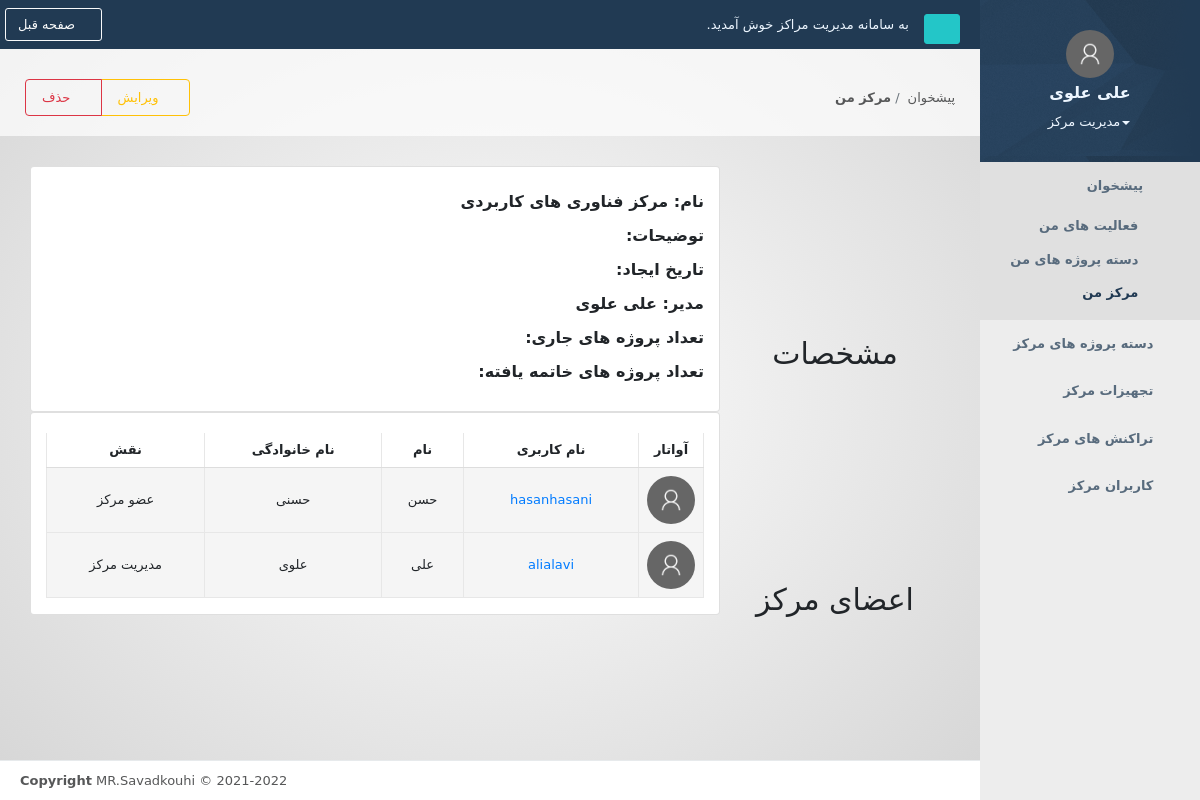
The page /mycenter (signed in) on the database its author committed.
### accounts/models.py (models this page shows, shortened)
class Profile(models.Model):
    user = models.OneToOneField(to=User, on_delete=models.CASCADE, verbose_name='کاربر')
    avatar = models.ImageField(upload_to=get_avatar_directory_path, verbose_name='Avatar', max_length=255, blank=True,
                               null=True)
    created_at = models.DateTimeField(auto_now_add=True, verbose_name='تاریخ ایجاد')
    permissions = models.ManyToManyField(to=Permission, blank=True, verbose_name='دسترسی ها')
    mobile_number = models.CharField(max_length=11, verbose_name='تلفن همراه', unique=True)
    phone_number = models.CharField(max_length=20, default='', blank=True, verbose_name='تلفن ثابت')
    address = models.TextField(default='', blank=True, verbose_name='نشانی')
    sex = models.CharField(max_length=20, blank=True, choices=SEXES, default='man', verbose_name='جنسیت')
    degree = models.CharField(max_length=20, blank=True, choices=DEGREES, default='bachelor', verbose_name='مدرک')
    measure = models.CharField(max_length=20, blank=True, choices=MEASURES, default='software', verbose_name='رشته')
    university = models.CharField(max_length=20, blank=True, choices=UNINVERSITIES, default='Public', verbose_name='دانشگاه')
    langs = models.ManyToManyField(to=Lang, blank=True, verbose_name='زبان های برنامه نویسی')
    softwares = models.ManyToManyField(to=Software, blank=True, verbose_name='نرم افزارهای مسلط')
    other_abilities = models.TextField(default='', blank=True, verbose_name='سایر توانایی ها')
    resume = models.FileField(upload_to=get_resume_directory_path, verbose_name='رزومه', max_length=255, blank=True,
                               null=True)
    class Meta:
        ordering = ['user__last_name', 'user__first_name']
    def __str__(self):
        try:
            return self.user.get_full_name()
        except:
            return f'profile {self.id}'
    @property
    def get_user_center(self):
        center = self.center_set.first()
        return center.id
    @property
    def get_user_main_role_display(self):
        main_role = self.permissions.all().first()
        if main_role:
            return main_role.get_code_display()
        return 'عضو مرکز'
    def has_perms(self, perms):
        if self.permissions.filter(code__in=perms).count():
            return True
        return False

class Permission(models.Model):
    code = models.CharField(max_length=30, choices=PERMISSIONS, verbose_name='کد')

### centers/models.py (models this page shows, shortened)
class Center(models.Model):
    name = models.CharField(max_length=255, verbose_name='نام', unique=True)
    description = models.TextField(null=True, blank=True, verbose_name='توضیحات')
    created_at = models.DateTimeField(auto_now_add=True, verbose_name='تاریخ ایجاد')
    manager = models.ForeignKey(to=Profile, on_delete=models.PROTECT, related_name='center_manager',
                                verbose_name='مدیر مرکز')
    employees = models.ManyToManyField(to=Profile, blank=True, verbose_name='اعضای مرکز')

### dashboard/views.py (the view)
# urls.py: path('mycenter', MyCeneter.as_view(), name='mycenter'),
class MyCeneter(LoginRequiredMixin, ListView):
    model = Center
    template_name = 'mycenter.html'
    def get_context_data(self, **kwargs):
        context = super().get_context_data(**kwargs)
        context['object'] = self.request.user.profile.center_set.first()
        return context

### dashboard/templatetags/helper_filter.py (called while the page is built)
@register.simple_tag
def has_perms(user, perms):
	perms_list = perms.split(';')
	return user.profile.has_perms(perms_list)

### dashboard/templatetags/jalali_date.py (called while the page is built)
@register.filter(expects_localtime=True, is_safe=False)
def j_format_date(value, arg=None):
	if value in (None, ''):
		return ''
	if arg is None:
		arg = "%c"
	try:
		if isinstance(value, datetime):
			value = jdatetime.datetime.fromgregorian(datetime=value, locale='fa_IR')
		elif isinstance(value, date):
			value = jdatetime.date.fromgregorian(date=value, locale='fa_IR')
		return value.strftime(arg)
	except AttributeError:
		return ''

### dashboard/templates/mycenter.html (shortened to what this page needs)
{% extends 'base.html' %}
{% load static %}
{% load humanize %}
{% load jalali_date %}
{% load helper_filter %}
{% block title-breadcrumb %}
	<div class="col-md-9">
                    <br>
                    <br>
		<ol class="breadcrumb">
			<li class="breadcrumb-item">
				<a>پیشخوان</a>
			</li>
			<li class="breadcrumb-item active">
				<a href="{% url 'dashboard:mycenter' %}"><strong>مرکز من</strong></a>
			</li>
		</ol>
	</div>
	<div class="col-md-3">
		<div class="title-action float-right">
            <div class="btn-group">
                {% has_perms user 'center;' as has_center_perm %}
                {% if has_center_perm %}
                <a href="{% url 'centers:center_update' pk=object.id %}" class="btn btn-lg btn-outline-warning"><i class="fa fa-user-edit"></i> ویرایش</a>
			    <button data-toggle="modal" data-delete-what="{{ object.id }}" data-target="#delete-modal" class="btn btn-lg btn-outline-danger"><i class="fa fa-trash"></i> حذف </button>
                {% endif %}
            </div>
        </div>
	</div>
{% endblock %}
{% block content %}
	<div class="row">
        <div class="col-lg-12">
                <div class="col-lg-3 text-center">
                    <div><br></div>
                    <i class="fa fa-cube fa-10x"></i>
                    <h1><strong>مشخصات</strong></h1>
                </div>
            <div class="card col-lg-9">
<div><br></div>
                    <h3><strong>نام: </strong>{{ object.name }}</h3>
                    <h3><strong>توضیحات: </strong>{{ object.description }}</h3>
                    <h3><strong>تاریخ ایجاد: </strong>{{ object.created_at | j_format_date:"%Y/%m/%d"  }}</h3>
                    <h3><strong>مدیر: </strong>{{ object.manager }}</h3>
                    <h3><strong>تعداد پروژه های جاری: </strong>{{ object.x }}</h3>
                    <h3><strong>تعداد پروژه های خاتمه یافته: </strong>{{ object.x }}</h3>
                <div><br></div>
                </div>
            </div>
            <div class="col-lg-12">
        <div class="col-lg-3 text-center">
                    <div><br></div>
                    <i class="fa fa-users fa-10x"></i>
                            <h1><strong>اعضای مرکز</strong></h1>
        </div>
    <div class="card col-lg-9">
            <div class="table-responsive">
            <br>
                        <table class="table table-striped table-bordered table-hover dataTables-example">
                            <thead>
                            <tr>
                                <th class="text-center" style="background-color: white;width: 7%">آواتار</th>
                                <th class="text-center" style="background-color: white">نام کاربری</th>
                                <th class="text-center" style="background-color: white">نام</th>
                                <th class="text-center" style="background-color: white">نام خانوادگی</th>
                                <th class="text-center" style="background-color: white">نقش</th>
                            </tr>
                            </thead>
                            <tbody>
                            {% for obj in object.employees.all %}
                                <tr id="c-tr-{{ obj.id }}" style="background-color: whitesmoke">
                                    <td class="align-middle text-center">
                                            <img class="rounded-circle img-avatar" src="{% if obj.avatar %}{{ obj.avatar.url }}{% else %}{% static 'img/user.png' %}{% endif %}">
                                    </td>
                                    <td class="align-middle text-center"><a href="{% url 'accounts:profile_details' pk=obj.id %}">{{ obj.user.username }}</a></td>
                                    <td class="align-middle text-center">{{ obj.user.first_name }}</td>
                                    <td class="align-middle text-center">{{ obj.user.last_name }}</td>
                                    <td class="align-middle text-center">
                                        {{ obj.get_user_main_role_display }}
                                    </td>
                                </tr>
                            {% endfor %}
                            </tbody>
                        </table>
                    </div>
        </div>
        </div>
    </div>
{% endblock %}
{% block scripts %}
	<link href="{% static 'vendors/datatables/css/datatables.min.css' %}" rel="stylesheet">
{% endblock %}

### templates/side-bar-navigation.html (shortened to what this page needs)
{% load static %}
{% load i18n %}
{% load helper_filter %}
<nav class="navbar-default navbar-static-side" role="navigation">
	<div class="sidebar-collapse">
		<ul class="nav metismenu" id="side-menu">
			<li class="nav-header text-center">
				<div class="dropdown profile-element">
					<span>
						<img alt="image" class="rounded-circle img-height-50 img-avatar"
						     src="{% if user.profile.avatar %}{{ user.profile.avatar.url }}{% else %}{% static 'img/user.png' %}{% endif %}"/>
					</span>
					<a data-toggle="dropdown" class="dropdown-toggle" href="#">
						<h3 class="block m-t-xs font-bold">{% if user.get_full_name %}{{ user.get_full_name }}{% else %}{{ user.get_username }}{% endif %}</h3>
						<span class="text-xs block"><b class="caret"></b>{{ user.profile.get_user_main_role_display }}</span>
					</a>
				</div>
			</li>
            {% if user.is_superuser and user.profile.has_no_perms %}
            {% else %}
                <li {% if request.resolver_match.app_name == 'dashboard' %}class="active"{% endif %}>
                    <a href="#"><i class="fa fa-th-large"></i>
                        <span class="nav-label">پیشخوان</span>
                        <span class="fa arrow"></span>
                    </a>
                    <ul class="nav nav-second-level collapse">
                        <li {% if request.resolver_match.view_name == 'dashboard:main' %}class="active"{% endif %}>
                            <a href="{% url 'dashboard:main' %}">
                                <i class="fa fa-tasks"></i>
                                فعالیت های من
                            </a>
                        </li>
                        <li {% if request.resolver_match.view_name == 'dashboard:myprojectpacks' %}class="active"{% endif %}>
                            <a href="{% url 'dashboard:myprojectpacks' %}">
                                <i class="fa fa-suitcase"></i>
                                دسته پروژه های من
                            </a>
                        </li>
                        <li {% if request.resolver_match.view_name == 'dashboard:mycenter' %}class="active"{% endif %}>
                            <a href="{% url 'dashboard:mycenter' %}">
                                <i class="fa fa-cube"></i>
                                مرکز من
                            </a>
                        </li>
                    </ul>
                </li>
            {% endif %}
            {%  has_perms user 'center;' as has_center_perm %}
            {%  has_perms user 'projectpacks;' as has_projectpacks_perm %}
            {%  has_perms user 'projectpack;' as has_projectpack_perm %}
			{% if user.is_superuser or has_projectpacks_perm %}
                <li {% if request.resolver_match.view_name == 'centers:projectpack_list' %}class="active"{% endif %}>
					<a href="{% url 'centers:projectpack_list' %}">
						<i class="fa fa-suitcase"></i>
						<span class="nav-label">مدیریت دسته پروژه ها</span>
					</a>
				</li>
            {% elif has_projectpack_perm or has_center_perm %}
                <li {% if request.resolver_match.view_name == 'centers:center_projectpack_list' %}class="active"{% endif %}>
					<a href="{% url 'centers:center_projectpack_list' user.profile.get_user_center %}">
						<i class="fa fa-suitcase"></i>
						<span class="nav-label">دسته پروژه های مرکز</span>
					</a>
				</li>
			{% endif %}
            {%  has_perms user 'center;' as has_center_perm %}
			{%  has_perms user 'equipments;' as has_equipments_perm %}
            {%  has_perms user 'equipment;' as has_equipment_perm %}
            {% if user.is_superuser or has_equipments_perm %}
                <li {% if request.resolver_match.view_name == 'equipments:equipment_list' %}class="active"{% endif %}>
					<a href="{% url 'equipments:equipment_list' %}">
						<i class="fa fa-wrench"></i>
						<span class="nav-label">مدیریت تجهیزات</span>
					</a>
				</li>
            {% elif has_equipment_perm or has_center_perm %}
                <li {% if request.resolver_match.view_name == 'equipments:center_equipment_list' %}class="active"{% endif %}>
					<a href="{% url 'equipments:center_equipment_list' user.profile.get_user_center %}">
						<i class="fa fa-wrench"></i>
						<span class="nav-label">تجهیزات مرکز</span>
					</a>
				</li>
			{% endif %}
            {%  has_perms user 'center;' as has_center_perm %}
            {%  has_perms user 'transactions;' as has_transactions_perm %}
            {%  has_perms user 'transaction;' as has_transaction_perm %}
            {% if user.is_superuser or has_transactions_perm %}
				<li {% if request.resolver_match.view_name == 'transactions:transaction_list' %}class="active"{% endif %}>
					<a href="{% url 'transactions:transaction_list' %}">
						<i class="fa fa-money-bill"></i>
						<span class="nav-label">مدیریت تراکنش ها</span>
					</a>
				</li>
            {% elif has_transaction_perm or has_center_perm%}
                <li {% if request.resolver_match.view_name == 'transactions:center_transaction_list' %}class="active"{% endif %}>
					<a href="{% url 'transactions:center_transaction_list' user.profile.get_user_center %}">
						<i class="fa fa-money-bill"></i>
						<span class="nav-label">تراکنش های مرکز</span>
					</a>
				</li>
			{% endif %}
            {%  has_perms user 'center;' as has_center_perm %}
        	{%  has_perms user 'users;' as has_users_perm %}
            {%  has_perms user 'user;' as has_user_perm %}
            {% if user.is_superuser or has_users_perm %}
				<li {% if request.resolver_match.app_name == 'accounts' %}class="active"{% endif %}>
					<a href="{% url 'accounts:profile_list' %}">
						<i class="fa fa-users"></i>
						<span class="nav-label">مدیریت کاربران</span>
					</a>
				</li>
            {% elif has_user_perm or has_center_perm %}
                <li {% if request.resolver_match.app_name == 'accounts' %}class="active"{% endif %}>
					<a href="{% url 'accounts:center_profile_list' user.profile.get_user_center %}">
						<i class="fa fa-users"></i>
						<span class="nav-label">کاربران مرکز</span>
					</a>
				</li>
			{% endif %}
		</ul>
	</div>
</nav>

### static/custom.css (style rules this page uses)
.img-avatar { height: 48px; width: 48px; }
.img-height-50 { max-height: 50px !important; }
.persian { font-family: VazirFD, Tahoma, "DejaVu Sans", helvetica, arial, freesans, sans-serif; }

### rows shown on the page
Center: name "مرکز فناوری های کاربردی", manager "علی علوی"
Profile: user.username "hasanhasani", user.first_name "حسن", user.last_name "حسنی", user_main_role "عضو مرکز"
Profile: user.username "alialavi", user.first_name "علی", user.last_name "علوی", user_main_role "مدیریت مرکز"

### other values the page prints
{{ user.get_full_name }} "علی علوی"
{{ user.profile.get_user_main_role_display }} "مدیریت مرکز"
